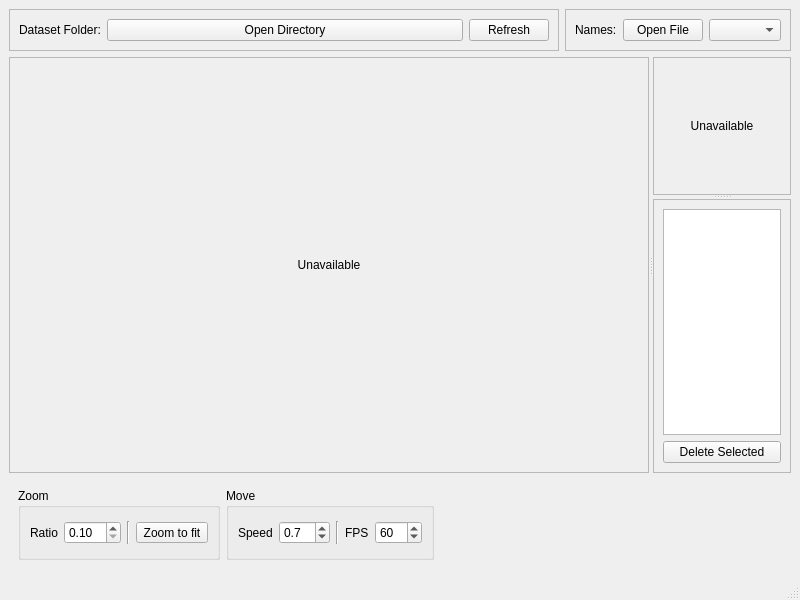
<?xml version="1.0" encoding="UTF-8"?>
<ui version="4.0">
 <class>ICANMark</class>
 <widget class="QMainWindow" name="ICANMark">
  <property name="geometry">
   <rect>
    <x>0</x>
    <y>0</y>
    <width>800</width>
    <height>600</height>
   </rect>
  </property>
  <property name="windowTitle">
   <string>ICANMark</string>
  </property>
  <widget class="QWidget" name="centralwidget">
   <layout class="QVBoxLayout" name="verticalLayout_2">
    <item>
     <layout class="QHBoxLayout" name="horizontalLayout_4">
      <item>
       <widget class="QFrame" name="frame">
        <property name="sizePolicy">
         <sizepolicy hsizetype="Preferred" vsizetype="Preferred">
          <horstretch>1</horstretch>
          <verstretch>0</verstretch>
         </sizepolicy>
        </property>
        <property name="frameShape">
         <enum>QFrame::StyledPanel</enum>
        </property>
        <property name="frameShadow">
         <enum>QFrame::Raised</enum>
        </property>
        <layout class="QHBoxLayout" name="horizontalLayout_5">
         <item>
          <widget class="QLabel" name="label_2">
           <property name="sizePolicy">
            <sizepolicy hsizetype="Preferred" vsizetype="Preferred">
             <horstretch>0</horstretch>
             <verstretch>0</verstretch>
            </sizepolicy>
           </property>
           <property name="text">
            <string>Dataset Folder:</string>
           </property>
          </widget>
         </item>
         <item>
          <widget class="QPushButton" name="dataDir">
           <property name="sizePolicy">
            <sizepolicy hsizetype="Minimum" vsizetype="Fixed">
             <horstretch>1</horstretch>
             <verstretch>0</verstretch>
            </sizepolicy>
           </property>
           <property name="focusPolicy">
            <enum>Qt::NoFocus</enum>
           </property>
           <property name="text">
            <string>Open Directory</string>
           </property>
          </widget>
         </item>
         <item>
          <widget class="QPushButton" name="dataRefresh">
           <property name="focusPolicy">
            <enum>Qt::NoFocus</enum>
           </property>
           <property name="text">
            <string>Refresh</string>
           </property>
          </widget>
         </item>
        </layout>
       </widget>
      </item>
      <item>
       <widget class="QFrame" name="frame_3">
        <property name="frameShape">
         <enum>QFrame::StyledPanel</enum>
        </property>
        <property name="frameShadow">
         <enum>QFrame::Raised</enum>
        </property>
        <layout class="QHBoxLayout" name="horizontalLayout_3">
         <item>
          <widget class="QLabel" name="label_3">
           <property name="text">
            <string>Names:</string>
           </property>
          </widget>
         </item>
         <item>
          <widget class="QPushButton" name="nameFile">
           <property name="sizePolicy">
            <sizepolicy hsizetype="Minimum" vsizetype="Fixed">
             <horstretch>1</horstretch>
             <verstretch>0</verstretch>
            </sizepolicy>
           </property>
           <property name="focusPolicy">
            <enum>Qt::NoFocus</enum>
           </property>
           <property name="text">
            <string>Open File</string>
           </property>
          </widget>
         </item>
         <item>
          <widget class="QComboBox" name="nameList">
           <property name="focusPolicy">
            <enum>Qt::NoFocus</enum>
           </property>
           <property name="sizeAdjustPolicy">
            <enum>QComboBox::AdjustToContents</enum>
           </property>
          </widget>
         </item>
        </layout>
       </widget>
      </item>
     </layout>
    </item>
    <item>
     <widget class="QSplitter" name="splitter_2">
      <property name="sizePolicy">
       <sizepolicy hsizetype="Expanding" vsizetype="Preferred">
        <horstretch>0</horstretch>
        <verstretch>1</verstretch>
       </sizepolicy>
      </property>
      <property name="orientation">
       <enum>Qt::Horizontal</enum>
      </property>
      <property name="childrenCollapsible">
       <bool>false</bool>
      </property>
      <widget class="QFrame" name="frame_2">
       <property name="sizePolicy">
        <sizepolicy hsizetype="Preferred" vsizetype="Preferred">
         <horstretch>1</horstretch>
         <verstretch>0</verstretch>
        </sizepolicy>
       </property>
       <property name="frameShape">
        <enum>QFrame::StyledPanel</enum>
       </property>
       <property name="frameShadow">
        <enum>QFrame::Raised</enum>
       </property>
       <layout class="QGridLayout" name="gridLayout_3">
        <item row="0" column="0">
         <widget class="QStackedWidget" name="markStack">
          <property name="sizePolicy">
           <sizepolicy hsizetype="Preferred" vsizetype="Preferred">
            <horstretch>0</horstretch>
            <verstretch>0</verstretch>
           </sizepolicy>
          </property>
          <property name="currentIndex">
           <number>1</number>
          </property>
          <widget class="QWidget" name="markAreaPage">
           <layout class="QGridLayout" name="gridLayout_2">
            <item row="0" column="0">
             <widget class="RBoxMarkWidget" name="markArea" native="true">
              <property name="sizePolicy">
               <sizepolicy hsizetype="Preferred" vsizetype="Preferred">
                <horstretch>0</horstretch>
                <verstretch>0</verstretch>
               </sizepolicy>
              </property>
              <property name="focusPolicy">
               <enum>Qt::StrongFocus</enum>
              </property>
             </widget>
            </item>
           </layout>
          </widget>
          <widget class="QWidget" name="markUnavailPage">
           <layout class="QGridLayout" name="gridLayout_6">
            <item row="0" column="1">
             <widget class="QLabel" name="markUnavailLabel">
              <property name="sizePolicy">
               <sizepolicy hsizetype="Preferred" vsizetype="Preferred">
                <horstretch>0</horstretch>
                <verstretch>0</verstretch>
               </sizepolicy>
              </property>
              <property name="focusPolicy">
               <enum>Qt::StrongFocus</enum>
              </property>
              <property name="text">
               <string>Unavailable</string>
              </property>
              <property name="alignment">
               <set>Qt::AlignCenter</set>
              </property>
             </widget>
            </item>
           </layout>
          </widget>
         </widget>
        </item>
       </layout>
      </widget>
      <widget class="QSplitter" name="splitter">
       <property name="orientation">
        <enum>Qt::Vertical</enum>
       </property>
       <property name="childrenCollapsible">
        <bool>false</bool>
       </property>
       <widget class="QFrame" name="frame_4">
        <property name="minimumSize">
         <size>
          <width>0</width>
          <height>0</height>
         </size>
        </property>
        <property name="frameShape">
         <enum>QFrame::StyledPanel</enum>
        </property>
        <property name="frameShadow">
         <enum>QFrame::Raised</enum>
        </property>
        <layout class="QGridLayout" name="gridLayout_5">
         <item row="0" column="0">
          <widget class="QStackedWidget" name="mapStack">
           <property name="currentIndex">
            <number>1</number>
           </property>
           <widget class="QWidget" name="mapPage">
            <layout class="QGridLayout" name="gridLayout_7">
             <item row="0" column="0">
              <widget class="ImageMap" name="imageMap" native="true">
               <property name="minimumSize">
                <size>
                 <width>100</width>
                 <height>100</height>
                </size>
               </property>
              </widget>
             </item>
            </layout>
           </widget>
           <widget class="QWidget" name="mapUnavailPage">
            <layout class="QGridLayout" name="gridLayout_4">
             <item row="0" column="0">
              <widget class="QLabel" name="mapUnavailLabel">
               <property name="text">
                <string>Unavailable</string>
               </property>
               <property name="alignment">
                <set>Qt::AlignCenter</set>
               </property>
              </widget>
             </item>
            </layout>
           </widget>
          </widget>
         </item>
        </layout>
       </widget>
       <widget class="QFrame" name="frame_5">
        <property name="sizePolicy">
         <sizepolicy hsizetype="Preferred" vsizetype="Preferred">
          <horstretch>0</horstretch>
          <verstretch>1</verstretch>
         </sizepolicy>
        </property>
        <property name="frameShape">
         <enum>QFrame::StyledPanel</enum>
        </property>
        <property name="frameShadow">
         <enum>QFrame::Raised</enum>
        </property>
        <layout class="QVBoxLayout" name="verticalLayout">
         <item>
          <widget class="QListWidget" name="instList">
           <property name="sizePolicy">
            <sizepolicy hsizetype="Preferred" vsizetype="Preferred">
             <horstretch>0</horstretch>
             <verstretch>0</verstretch>
            </sizepolicy>
           </property>
           <property name="minimumSize">
            <size>
             <width>0</width>
             <height>0</height>
            </size>
           </property>
           <property name="focusPolicy">
            <enum>Qt::NoFocus</enum>
           </property>
           <property name="sizeAdjustPolicy">
            <enum>QAbstractScrollArea::AdjustToContentsOnFirstShow</enum>
           </property>
          </widget>
         </item>
         <item>
          <widget class="QPushButton" name="instDel">
           <property name="focusPolicy">
            <enum>Qt::NoFocus</enum>
           </property>
           <property name="text">
            <string>Delete Selected</string>
           </property>
          </widget>
         </item>
        </layout>
       </widget>
      </widget>
     </widget>
    </item>
    <item>
     <widget class="QStackedWidget" name="southTab">
      <property name="currentIndex">
       <number>1</number>
      </property>
      <widget class="QWidget" name="slidePage">
       <property name="accessibleName">
        <string>Slide View</string>
       </property>
       <layout class="QHBoxLayout" name="horizontalLayout">
        <item>
         <widget class="QToolButton" name="slidePrevious">
          <property name="sizePolicy">
           <sizepolicy hsizetype="Fixed" vsizetype="Expanding">
            <horstretch>0</horstretch>
            <verstretch>0</verstretch>
           </sizepolicy>
          </property>
          <property name="focusPolicy">
           <enum>Qt::NoFocus</enum>
          </property>
          <property name="text">
           <string>&lt;</string>
          </property>
         </widget>
        </item>
        <item>
         <widget class="QListWidget" name="slideView">
          <property name="sizePolicy">
           <sizepolicy hsizetype="Expanding" vsizetype="Expanding">
            <horstretch>0</horstretch>
            <verstretch>0</verstretch>
           </sizepolicy>
          </property>
          <property name="focusPolicy">
           <enum>Qt::NoFocus</enum>
          </property>
          <property name="frameShape">
           <enum>QFrame::StyledPanel</enum>
          </property>
          <property name="verticalScrollBarPolicy">
           <enum>Qt::ScrollBarAlwaysOff</enum>
          </property>
          <property name="horizontalScrollBarPolicy">
           <enum>Qt::ScrollBarAsNeeded</enum>
          </property>
          <property name="sizeAdjustPolicy">
           <enum>QAbstractScrollArea::AdjustToContents</enum>
          </property>
          <property name="iconSize">
           <size>
            <width>48</width>
            <height>48</height>
           </size>
          </property>
          <property name="movement">
           <enum>QListView::Static</enum>
          </property>
          <property name="flow">
           <enum>QListView::LeftToRight</enum>
          </property>
          <property name="isWrapping" stdset="0">
           <bool>false</bool>
          </property>
          <property name="resizeMode">
           <enum>QListView::Adjust</enum>
          </property>
          <property name="viewMode">
           <enum>QListView::IconMode</enum>
          </property>
         </widget>
        </item>
        <item>
         <widget class="QToolButton" name="slideNext">
          <property name="sizePolicy">
           <sizepolicy hsizetype="Fixed" vsizetype="Expanding">
            <horstretch>0</horstretch>
            <verstretch>0</verstretch>
           </sizepolicy>
          </property>
          <property name="focusPolicy">
           <enum>Qt::NoFocus</enum>
          </property>
          <property name="text">
           <string>&gt;</string>
          </property>
         </widget>
        </item>
       </layout>
      </widget>
      <widget class="QWidget" name="ctrlPage">
       <property name="accessibleName">
        <string>Controller</string>
       </property>
       <layout class="QHBoxLayout" name="horizontalLayout_8">
        <item>
         <widget class="QGroupBox" name="groupBox">
          <property name="sizePolicy">
           <sizepolicy hsizetype="Preferred" vsizetype="Preferred">
            <horstretch>0</horstretch>
            <verstretch>0</verstretch>
           </sizepolicy>
          </property>
          <property name="title">
           <string>Zoom</string>
          </property>
          <layout class="QGridLayout" name="gridLayout_8">
           <item row="0" column="0">
            <layout class="QHBoxLayout" name="horizontalLayout_7">
             <item>
              <widget class="QLabel" name="label_4">
               <property name="text">
                <string>Ratio</string>
               </property>
              </widget>
             </item>
             <item>
              <widget class="QDoubleSpinBox" name="scaleRatio">
               <property name="minimum">
                <double>0.100000000000000</double>
               </property>
               <property name="maximum">
                <double>10.000000000000000</double>
               </property>
              </widget>
             </item>
             <item>
              <widget class="Line" name="line">
               <property name="orientation">
                <enum>Qt::Vertical</enum>
               </property>
              </widget>
             </item>
             <item>
              <widget class="QToolButton" name="scaleToFit">
               <property name="text">
                <string>Zoom to fit</string>
               </property>
              </widget>
             </item>
            </layout>
           </item>
          </layout>
         </widget>
        </item>
        <item>
         <widget class="QGroupBox" name="groupBox_2">
          <property name="title">
           <string>Move</string>
          </property>
          <layout class="QGridLayout" name="gridLayout">
           <item row="0" column="0">
            <layout class="QHBoxLayout" name="horizontalLayout_2">
             <item>
              <widget class="QLabel" name="label_5">
               <property name="text">
                <string>Speed</string>
               </property>
              </widget>
             </item>
             <item>
              <widget class="QDoubleSpinBox" name="moveSpeed">
               <property name="decimals">
                <number>1</number>
               </property>
               <property name="minimum">
                <double>0.100000000000000</double>
               </property>
               <property name="maximum">
                <double>10.000000000000000</double>
               </property>
               <property name="singleStep">
                <double>0.100000000000000</double>
               </property>
               <property name="value">
                <double>0.700000000000000</double>
               </property>
              </widget>
             </item>
             <item>
              <widget class="Line" name="line_2">
               <property name="orientation">
                <enum>Qt::Vertical</enum>
               </property>
              </widget>
             </item>
             <item>
              <widget class="QLabel" name="label">
               <property name="text">
                <string>FPS</string>
               </property>
              </widget>
             </item>
             <item>
              <widget class="QSpinBox" name="fps">
               <property name="minimum">
                <number>5</number>
               </property>
               <property name="maximum">
                <number>300</number>
               </property>
               <property name="value">
                <number>60</number>
               </property>
              </widget>
             </item>
            </layout>
           </item>
          </layout>
         </widget>
        </item>
        <item>
         <spacer name="horizontalSpacer">
          <property name="orientation">
           <enum>Qt::Horizontal</enum>
          </property>
          <property name="sizeHint" stdset="0">
           <size>
            <width>40</width>
            <height>20</height>
           </size>
          </property>
         </spacer>
        </item>
       </layout>
      </widget>
     </widget>
    </item>
    <item>
     <layout class="QHBoxLayout" name="sTabCtrl"/>
    </item>
   </layout>
  </widget>
  <widget class="QMenuBar" name="menubar">
   <property name="geometry">
    <rect>
     <x>0</x>
     <y>0</y>
     <width>800</width>
     <height>30</height>
    </rect>
   </property>
  </widget>
  <widget class="QStatusBar" name="statusbar"/>
 </widget>
 <customwidgets>
  <customwidget>
   <class>RBoxMarkWidget</class>
   <extends>QWidget</extends>
   <header>mark_widget.h</header>
   <container>1</container>
  </customwidget>
  <customwidget>
   <class>ImageMap</class>
   <extends>QWidget</extends>
   <header>mark_widget.h</header>
   <container>1</container>
  </customwidget>
 </customwidgets>
 <resources/>
 <connections/>
</ui>
